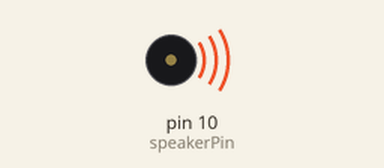
Simulated run of this sketch. Board: Arduino Uno, built with avr-gcc and run on an emulated ATmega328P. Shown: buzzer (waves = sounding).

Above: at 0.2 s.
At 20.0 s:
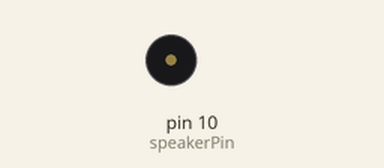
Timing chart, 0 to 21.6 s (numbered marks = the images above):
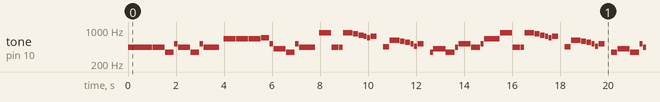

The sketch:

sketch_oct19b.ino
```cpp
/*
Plays Imperial March on speaker attached to the digital pin
*/

const int speakerPin = 10; // Spealer is attached to the digital pin 10

// frequencies
const int c = 261;
const int d = 294;
const int e = 329;
const int f = 349;
const int g = 391;
const int gS = 415;
const int a = 440;
const int aS = 455;
const int b = 466;
const int cH = 523;
const int cSH = 554;
const int dH = 587;
const int dSH = 622;
const int eH = 659;
const int fH = 698;
const int fSH = 740;
const int gH = 784;
const int gSH = 830;
const int aH = 880;


void beep(int ton, int time)
{
  tone(10, ton, time);
  delay(time + 20);
}


void setup()
{

  noTone(10);
}


void loop()
{
    beep(a, 500);
    beep(a, 500);
    beep(a, 500);
    beep(f, 350);
    beep(cH, 150);
    beep(a, 500);
    beep(f, 350);
    beep(cH, 150);
    beep(a, 650);

    delay(150);


    beep(eH, 500);
    beep(eH, 500);
    beep(eH, 500);
    beep(fH, 350);
    beep(cH, 150);
    beep(gS, 500);
    beep(f, 350);
    beep(cH, 150);
    beep(a, 650);

    delay(150);


    beep(aH, 500);
    beep(a, 300);
    beep(a, 150);
    beep(aH, 400);
    beep(gSH, 200);
    beep(gH, 200);
    beep(fSH, 125);
    beep(fH, 125);
    beep(fSH, 250);

    delay(250);

    beep(aS, 250);
    beep(dSH, 400);
    beep(dH, 200);
    beep(cSH, 200);
    beep(cH, 125);
    beep(b, 125);
    beep(cH, 250);

    delay(250);

    beep(f, 125);
    beep(gS, 500);
    beep(f, 375);
    beep(a, 125);
    beep(cH, 500);
    beep(a, 375);
    beep(cH, 125);
    beep(eH, 650);


    beep(aH, 500);
    beep(a, 300);
    beep(a, 150);
    beep(aH, 400);
    beep(gSH, 200);
    beep(gH, 200);
    beep(fSH, 125);
    beep(fH, 125);
    beep(fSH, 250);

    delay(250);

    beep(aS, 250);
    beep(dSH, 400);
    beep(dH, 200);
    beep(cSH, 200);
    beep(cH, 125);
    beep(b, 125);
    beep(cH, 250);

    delay(250);

    beep(f, 250);
    beep(gS, 500);
    beep(f, 375);
    beep(cH, 125);
    beep(a, 500);
    beep(f, 375);
    beep(cH, 125);
    beep(a, 650);


    noTone(10);
    delay(10000);
}
```

Measured:
- by itself, tone on pin 10 (speakerPin): plays 440 Hz for 0.50 s, 440 Hz for 0.50 s, 440 Hz for 0.50 s, 349 Hz for 0.35 s, 523 Hz for 0.15 s, 440 Hz for 0.50 s … (264 notes in this stretch)
